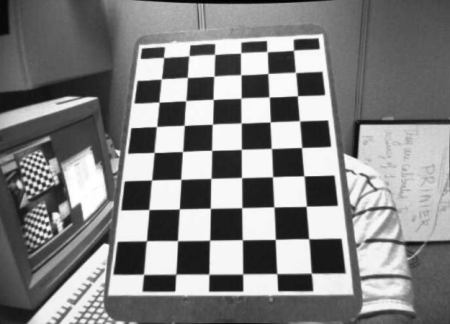
#> input picture Su19_Image_Processing/chess1.jpg, 450 x 324 px
$ jupyter execute --allow-errors Untitled.ipynb   (Python 2 division)
#> lines starting #> are read from the running program, lines starting #| are printed output that depends on the picture; after the words box and inside, x2 and y2 are one past the last pixel; in counts of white or black regions, pixels touching at a corner belong together; long printed decimals are rounded
[cell 1]
import numpy as np
import cv2
import glob

from scipy import linalg
import math

To capture images from webcam

[cell 2]
# [25 lines of commented-out code are left out]

Taking the image from the opencv webstite, as the object-3d-coordinates are mentioned for those pics

[cell 3]
# prepare object points, like (0,0,0), (1,0,0), (2,0,0) ....,(6,5,0)
objp = np.zeros((6*7,3), np.float32)
objp[:,:2] = np.mgrid[0:7,0:6].T.reshape(-1,2)

[cell 4]
objp.shape

[cell 5]
# Arrays to store object points and image points from all the images.
objpoints = [] # 3d point in real world space
imgpoints = [] # 2d points in image plane.

images = glob.glob('*.jpg')

for fname in images:
    img = cv2.imread(fname)
#> img is the input picture: shape (324, 450, 3); min 0, max 255, mean 130.5
    gray = cv2.cvtColor(img,cv2.COLOR_BGR2GRAY)

    # Find the chess board corners
    ret, corners = cv2.findChessboardCorners(gray, (7,6),None)
#> ret = True; corners = 42 rows, first 8: [146.6, 240.8], [148.9, 209.6], [151.6, 179.9], [154.1, 152.4], [156.6, 126.5], [159, 102.1], [161.4, 78.78], [177.5, 240.5]

    # If found, add object points, image points (after refining them)
    if ret == True:

        # termination criteria
        criteria = (cv2.TERM_CRITERIA_EPS + cv2.TERM_CRITERIA_MAX_ITER, 30, 0.001)

        objpoints.append(objp)
        cv2.cornerSubPix(gray,corners,(11,11),(-1,-1),criteria)
        imgpoints.append(corners)

        # Draw and display the corners
        cv2.drawChessboardCorners(img, (7,6), corners,ret)
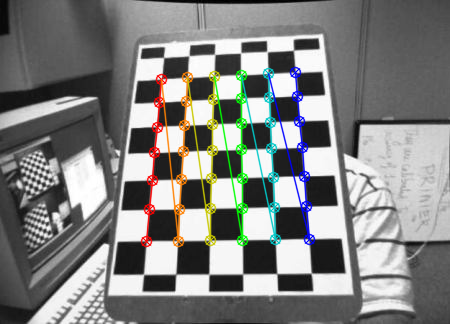
#> img: shape (324, 450, 3); 5.91% of pixels changed, all inside (x1, y1, x2, y2) = (140, 66, 316, 248)
        cv2.imshow('img',img)
        cv2.waitKey(5000)

cv2.destroyAllWindows()

[cell 6]
print(corners[:1])
#| [[[146.399 240.758]]]

We now have the image and object co-ordinates

### Calibration:

homogeneous eqn

[cell 7]
imgp = np.ones((3,42))

imgp1 = np.array(imgpoints)
imgp1 = imgp1.reshape((2,42))
imgp[:2,:] = imgp1
print(imgp.shape)

objp = objp.T
print(objp.shape)
obj = np.ones((4,42))
obj[:3,:] = objp

Pseudo-inversion for calculation of camera matrix

[cell 8]
objinv = np.linalg.pinv(obj)

camera_matrix = np.matmul(imgp,objinv)
print(camera_matrix)

Verifying if the obtained matrix is correct by checking the orthogonal properties of camera matrix colmns

[cell 9]
h1 = camera_matrix[:,0]
h2 = camera_matrix[:,1]
h1.reshape((1,3))
h2.reshape((3,1))

[cell 10]
# verifying if everything is correct before inversion

ret, mtx, dist, rvecs, tvecs = cv2.calibrateCamera(objpoints, imgpoints, gray.shape[::-1],None,None)
#> ret = 0.103; mtx = [[443, 0, 225.9], [0, 469.4, 164], [0, 0, 1]]; dist = [[-0.418, 12.2, -0.000562, 0.0137, -126.1]]; rvecs = ([-0.447, -0.326, -1.55],); tvecs = ([-2.5, 2.27, 13.66],)

m1 = np.matmul(mtx,mtx.T)
#> m1 = [[247261, 37047.7, 225.9], [37047.7, 247267.9, 164], [225.9, 164, 1]]

from numpy.linalg import inv
m1inv = inv(m1)
#> m1inv = [[5.1e-06, -6.57e-24, -0.00115], [0, 4.54e-06, -0.000744], [-0.00115, -0.000744, 1.38]]

ans1 = np.matmul(h1,m1inv)
#> ans1 = [-3.15e-05, -3.18e-05, 0.0123]
ans2 = np.matmul(ans1,h2)
#> ans2 = -0.000102

print(ans2)
#| -0.0001021

This should have been zero.......verified, I guess..

Now decomposing camera matrix to find camera calibration matrix

[cell 11]
print(camera_matrix)

[cell 12]
print(camera_matrix.shape)
camera_rotn = camera_matrix[:,:3]
camera_trans = camera_matrix[:,3:]
print("rotation_matrix\n",camera_rotn)
print(camera_rotn.shape)
print("translation_matrix\n",camera_trans)
print(camera_trans.shape)

[cell 13]
# checking if translation matrix is correct
p2 = np.matmul(mtx,tvecs)
#> p2 = [1978.9, 3304.5, 13.66]
p2 = p2/13
#> p2 = [152.2, 254.2, 1.05]
p2
#> Out = [152.2, 254.2, 1.05]

The values are not matching

Checking for rotation matrix

[cell 14]
# applying RQ decomposition

kp, r = linalg.rq(camera_rotn)
np.allclose(camera_rotn, kp @ r)
print("k-shape",kp.shape)
print("r-shape", r.shape)
print(kp)

kp is not in correct format. (0,1) and (2,2) should have been 0 and 1 respectively

[cell 15]
# print(kp[2,2])

# factor = 1/kp[2,2]
# # factor = (-1)*factor
# factor

# # this term needs to be one
# k = kp*factor
# k

[cell 16]
rvecs[0][0]
#> Out = [-0.447]

[cell 17]
rx = [[1,0,0],[0,math.cos(rvecs[0][0]),math.sin(rvecs[0][0])],[0,(-1)*math.sin(rvecs[0][0]),math.cos(rvecs[0][0])]]
#> rx = [[1, 0, 0], [0, 0.902, -0.432], [0, 0.432, 0.902]]
ry = [[math.cos(rvecs[0][0]), 0, math.sin(rvecs[0][0])],[0,1,0],[(-1)*math.sin(rvecs[0][0]), 0, math.cos(rvecs[0][0])]]
#> ry = [[0.902, 0, -0.432], [0, 1, 0], [0.432, 0, 0.902]]
rz = [[math.cos(rvecs[0][0]),math.sin(rvecs[0][0]),0],[(-1)*math.sin(rvecs[0][0]),math.cos(rvecs[0][0]),0],[0,0,1]]
#> rz = [[0.902, -0.432, 0], [0.432, 0.902, 0], [0, 0, 1]]

[cell 18]
rx
#> Out = [[1, 0, 0], [0, 0.902, -0.432], [0, 0.432, 0.902]]

[cell 19]
rotn1 = np.matmul(rx,ry)
#> rotn1 = [[0.902, 0, -0.432], [-0.187, 0.902, -0.39], [0.39, 0.432, 0.813]]
rotn2 = np.matmul(rotn1,rz)
#> rotn2 = [[0.813, -0.39, -0.432], [0.221, 0.894, -0.39], [0.538, 0.221, 0.813]]
rotn2
#> Out has the same summary as rotn2

rotn2 = p2

### Calibration: OpenCV

[cell 20]
ret, mtx, dist, rvecs, tvecs = cv2.calibrateCamera(objpoints, imgpoints, gray.shape[::-1],None,None)

[cell 21]
mtx
#> Out = [[443, 0, 225.9], [0, 469.4, 164], [0, 0, 1]]

This is the camera matrix

[cell 22]
print(ret)
#| 0.1028
print(dist)
#| [[-4.18076005e-01  1.22027519e+01 -5.62105059e-04  1.37318614e-02
#|   -1.26055674e+02]]
print(rvecs)
#| (array([[-0.447],
#|        [-0.3264],
#|        [-1.546]]),)
print(tvecs)
#| (array([[-2.500],
#|        [ 2.267],
#|        [13.662]]),)

**Undistortion**

## **Undistortion**

[cell 23]
img = cv2.imread('chess1.jpg')
h, w = img.shape[:2]
#> h = 324; w = 450
newcameramtx, roi=cv2.getOptimalNewCameraMatrix(mtx,dist,(w,h),1,(w,h))
#> newcameramtx = [[443, 0, 225.9], [0, 469.4, 164], [0, 0, 1]]; roi = (0, 0, 449, 323)

We have got what we were trying. Now we can take an image and undistort it.

[cell 24]
# undistort
dst = cv2.undistort(img, mtx, dist, None, newcameramtx)
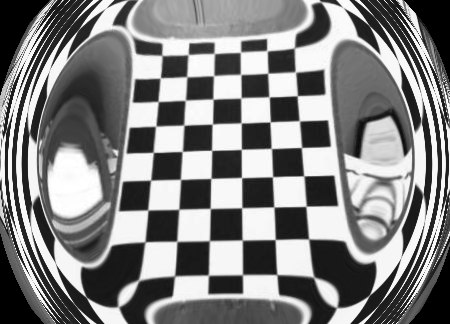
#> dst: shape (324, 450, 3); min 0, max 255, mean 130.2

# crop the image
x,y,w,h = roi
#> x = 0; y = 0; w = 449; h = 323
dst = dst[y:y+h, x:x+w]
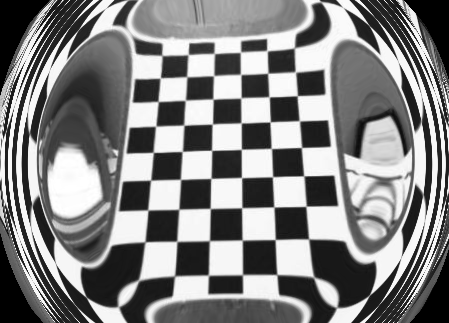
#> dst: shape (323, 449, 3); min 0, max 255, mean 130.5
cv2.imwrite('calibresult.png',dst)
#> Out = True

USE REMAPPING

[cell 25]
# undistort
mapx,mapy = cv2.initUndistortRectifyMap(mtx,dist,None,newcameramtx,(w,h),5)
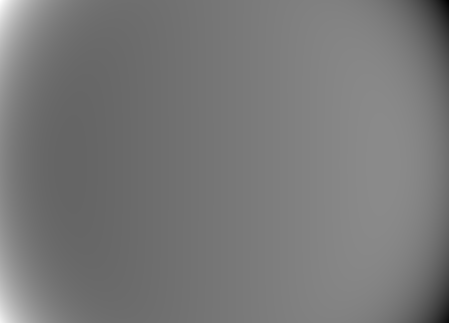
#> mapx: shape (323, 449) float32; min -660.9, max 1227.9, mean 230.5; drawn with min black and max white
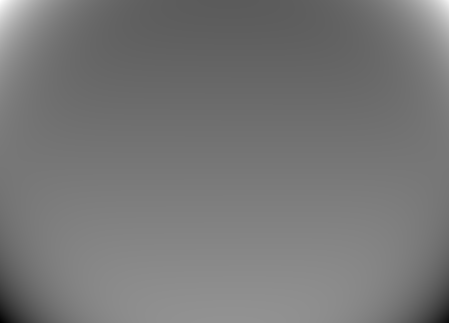
#> mapy: shape (323, 449) float32; min -473, max 889.6, mean 164.1; drawn with min black and max white
dst = cv2.remap(img,mapx,mapy,cv2.INTER_LINEAR)

# crop the image
x,y,w,h = roi
dst = dst[y:y+h, x:x+w]
cv2.imwrite('calibresult.png',dst)
#> Out = True
